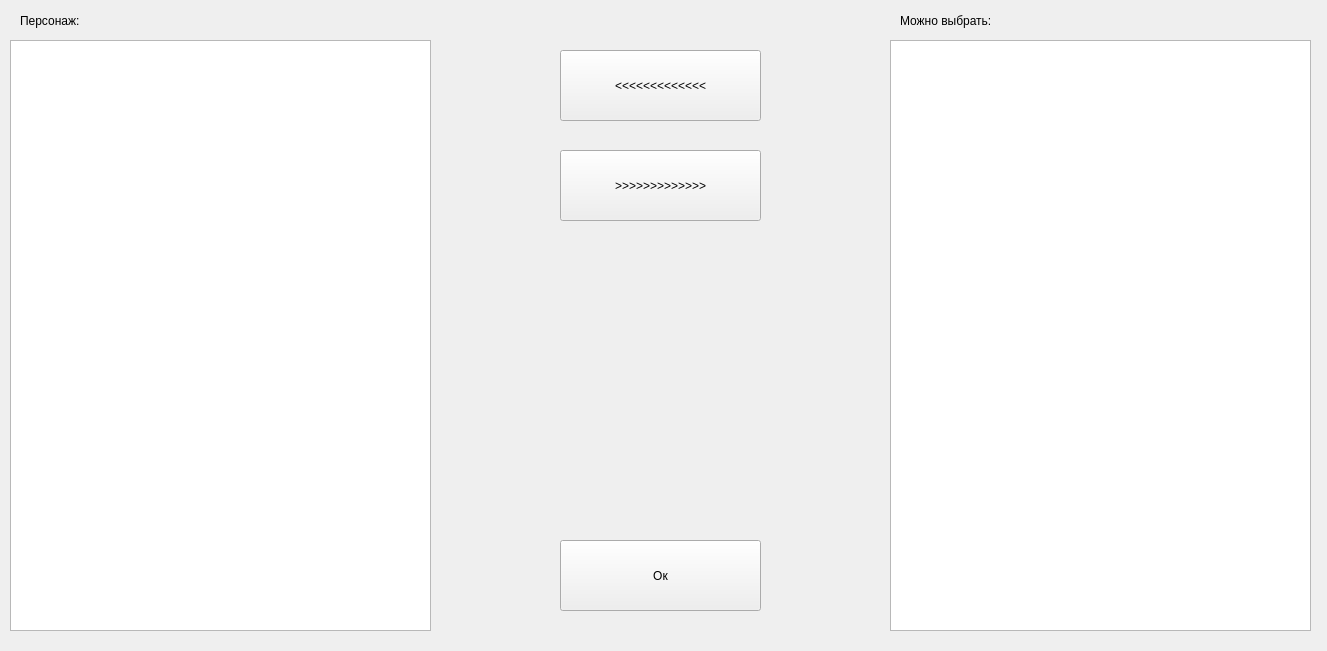
<?xml version="1.0" encoding="UTF-8"?>
<ui version="4.0">
 <class>Form</class>
 <widget class="QWidget" name="Form">
  <property name="geometry">
   <rect>
    <x>0</x>
    <y>0</y>
    <width>1327</width>
    <height>651</height>
   </rect>
  </property>
  <property name="windowTitle">
   <string>Form</string>
  </property>
  <widget class="QListWidget" name="CharacterList">
   <property name="geometry">
    <rect>
     <x>10</x>
     <y>40</y>
     <width>421</width>
     <height>591</height>
    </rect>
   </property>
  </widget>
  <widget class="QListWidget" name="AllList">
   <property name="geometry">
    <rect>
     <x>890</x>
     <y>40</y>
     <width>421</width>
     <height>591</height>
    </rect>
   </property>
  </widget>
  <widget class="QPushButton" name="AddButton">
   <property name="geometry">
    <rect>
     <x>560</x>
     <y>50</y>
     <width>201</width>
     <height>71</height>
    </rect>
   </property>
   <property name="text">
    <string>&lt;&lt;&lt;&lt;&lt;&lt;&lt;&lt;&lt;&lt;&lt;&lt;&lt;</string>
   </property>
  </widget>
  <widget class="QPushButton" name="DeleteButton">
   <property name="geometry">
    <rect>
     <x>560</x>
     <y>150</y>
     <width>201</width>
     <height>71</height>
    </rect>
   </property>
   <property name="text">
    <string>&gt;&gt;&gt;&gt;&gt;&gt;&gt;&gt;&gt;&gt;&gt;&gt;&gt;</string>
   </property>
  </widget>
  <widget class="QPushButton" name="ConfirmButton">
   <property name="geometry">
    <rect>
     <x>560</x>
     <y>540</y>
     <width>201</width>
     <height>71</height>
    </rect>
   </property>
   <property name="text">
    <string>Ок</string>
   </property>
  </widget>
  <widget class="QLabel" name="label">
   <property name="geometry">
    <rect>
     <x>20</x>
     <y>10</y>
     <width>401</width>
     <height>21</height>
    </rect>
   </property>
   <property name="text">
    <string>Персонаж:</string>
   </property>
  </widget>
  <widget class="QLabel" name="label_2">
   <property name="geometry">
    <rect>
     <x>900</x>
     <y>10</y>
     <width>401</width>
     <height>21</height>
    </rect>
   </property>
   <property name="text">
    <string>Можно выбрать:</string>
   </property>
  </widget>
 </widget>
 <resources/>
 <connections/>
</ui>
